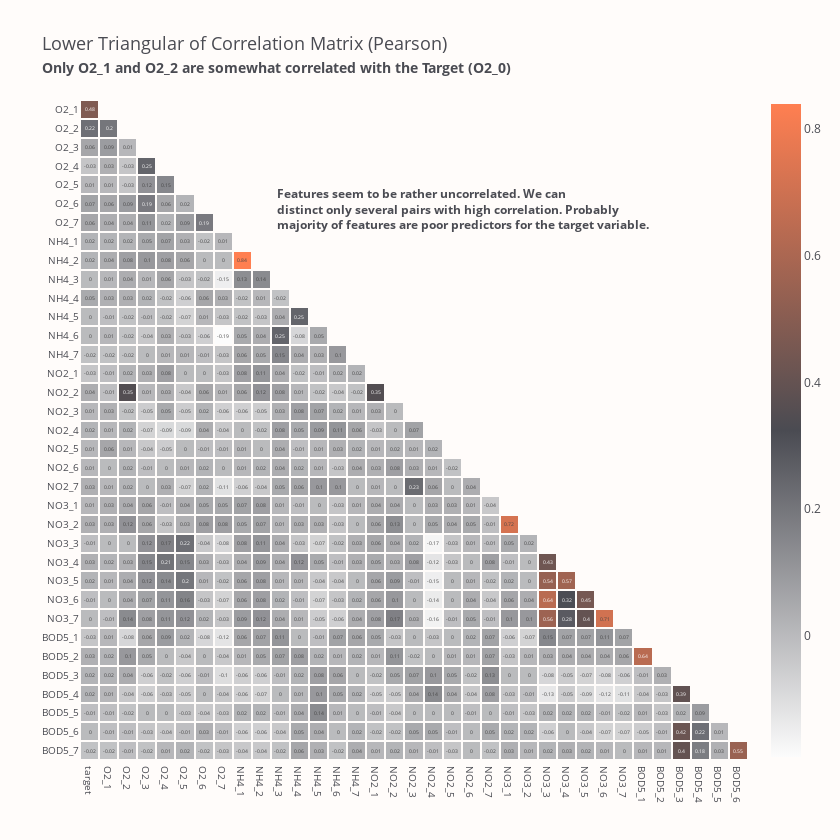

This figure's notebook cell:
### Markdown cell above
<p style="
    font-size: 20px;
    font-family: 'JetBrains Mono';
    color: #4A4B52;
    border-bottom: 2px solid #FF7F51;
">
    <b>Numerical Summary</b> 📜
</p>

<p style="
    font-size: 16px;
    font-family: 'JetBrains Mono';
    text-align: justify;
    text-justify: inter-word;
">
    At first sight, there we have a relevant outlier in the <code>NH4_5</code> feature. <b>Even if the 99th percentile is about $30.26$, the maximum value is $3026$, which looks like a multiplication of it. Maybe it's something like an error?</b> As for the rest, there is rather nothing suspect, except <code>NO2_4</code> where the minimal value is $-4$. Another error? It seems that we can remove these samples at once.<br><br>
    As for now let's have a look at the correlation matrix and hierarchical clustering. We should pay special attention to the first column (correlations with the target variable). 
</p>

### Code cell
pearson_corr = train.corr(method="pearson").round(2)
lower_triangular_corr = (
    pearson_corr.mask(np.triu(np.ones_like(pearson_corr, dtype=bool)))
    .dropna(axis="index", how="all")
    .dropna(axis="columns", how="all")
)

color_map = [[0.0, "#FCFCFC"], [0.5, "#4A4B52"], [1.0, "#FF7F51"]]

heatmap = go.Heatmap(
    z=lower_triangular_corr,
    x=lower_triangular_corr.columns,
    y=lower_triangular_corr.index,
    text=lower_triangular_corr.fillna(""),
    texttemplate="%{text}",
    xgap=2,
    ygap=2,
    showscale=True,
    colorscale=color_map,
    colorbar_len=1.02,
    hoverinfo="none",
)
fig = go.Figure(heatmap)
fig.add_annotation(
    x=9.7,
    y=5.3,
    align="left",
    xanchor="left",
    text="<b>Features seem to be rather uncorrelated. We can<br>"
    "distinct only several pairs with high correlation. Probably<br>"
    "majority of features are poor predictors for the target variable.</b>",
    showarrow=False,
)
fig.update_yaxes(tickfont_size=10)
fig.update_xaxes(tickfont_size=10)
fig.update_layout(
    font_color=FONT_COLOR,
    title="Lower Triangular of Correlation Matrix (Pearson)<br>"
    "<span style='font-size: 75%; font-weight: bold;'>"
    "Only O2_1 and O2_2 are somewhat correlated with the Target (O2_0)</span>",
    title_font_size=18,
    plot_bgcolor=BACKGROUND_COLOR,
    paper_bgcolor=BACKGROUND_COLOR,
    width=840,
    height=840,
    xaxis_showgrid=False,
    yaxis_showgrid=False,
    yaxis_autorange="reversed",
)
fig.show()

### Figure 1 — Plotly figure (JSON) as saved in the notebook; plotly's stock layout.template omitted (floating-point values rounded to 4 significant figures; data arrays with more than 128 entries replaced by an {"elided": "..."} marker saying what was removed)
{"data": [{"colorbar": {"len": 1.02}, "colorscale": [[0, "#FCFCFC"], [0.5, "#4A4B52"], [1, "#FF7F51"]], "hoverinfo": "none", "showscale": true, "text": {"elided": "35x35 mixed values"}, "texttemplate": "%{text}", "type": "heatmap", "x": ["target", "O2_1", "O2_2", "O2_3", "O2_4", "O2_5", "O2_6", "O2_7", "NH4_1", "NH4_2", "NH4_3", "NH4_4", "NH4_5", "NH4_6", "NH4_7", "NO2_1", "NO2_2", "NO2_3", "NO2_4", "NO2_5", "NO2_6", "NO2_7", "NO3_1", "NO3_2", "NO3_3", "NO3_4", "NO3_5", "NO3_6", "NO3_7", "BOD5_1", "BOD5_2", "BOD5_3", "BOD5_4", "BOD5_5", "BOD5_6"], "xgap": 2, "y": ["O2_1", "O2_2", "O2_3", "O2_4", "O2_5", "O2_6", "O2_7", "NH4_1", "NH4_2", "NH4_3", "NH4_4", "NH4_5", "NH4_6", "NH4_7", "NO2_1", "NO2_2", "NO2_3", "NO2_4", "NO2_5", "NO2_6", "NO2_7", "NO3_1", "NO3_2", "NO3_3", "NO3_4", "NO3_5", "NO3_6", "NO3_7", "BOD5_1", "BOD5_2", "BOD5_3", "BOD5_4", "BOD5_5", "BOD5_6", "BOD5_7"], "ygap": 2, "z": {"elided": "35x35 float values"}}], "layout": {"annotations": [{"align": "left", "showarrow": false, "text": "<b>Features seem to be rather uncorrelated. We can<br>distinct only several pairs with high correlation. Probably<br>majority of features are poor predictors for the target variable.</b>", "x": 9.7, "xanchor": "left", "y": 5.3}], "font": {"color": "#4A4B52"}, "height": 840, "paper_bgcolor": "#FFFCFA", "plot_bgcolor": "#FFFCFA", "title": {"font": {"size": 18}, "text": "Lower Triangular of Correlation Matrix (Pearson)<br><span style='font-size: 75%; font-weight: bold;'>Only O2_1 and O2_2 are somewhat correlated with the Target (O2_0)</span>"}, "width": 840, "xaxis": {"showgrid": false, "tickfont": {"size": 10}}, "yaxis": {"autorange": "reversed", "showgrid": false, "tickfont": {"size": 10}}}}
